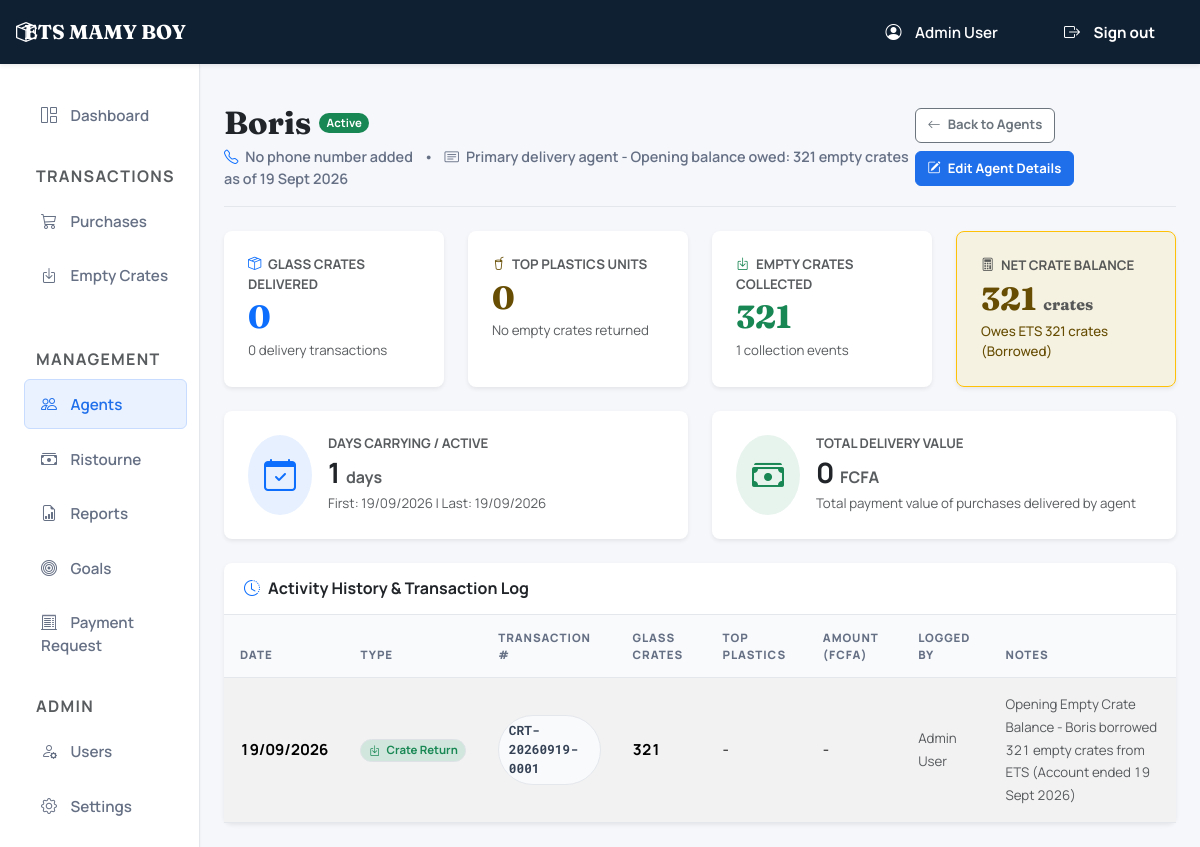
Screenshot of /agents/show?id=3 (signed in) with the database file from the repository.
### tables this page shows
CREATE TABLE `agents` (
  `id` int NOT NULL AUTO_INCREMENT,
  `full_name` varchar(255) NOT NULL,
  `phone_number` varchar(50) DEFAULT NULL,
  `notes` text,
  `status` enum('ACTIVE','INACTIVE') NOT NULL DEFAULT 'ACTIVE',
  `created_at` timestamp NULL DEFAULT CURRENT_TIMESTAMP,
  `updated_at` timestamp NULL DEFAULT CURRENT_TIMESTAMP ON UPDATE CURRENT_TIMESTAMP,
  PRIMARY KEY (`id`)
);

### app/Controllers/AgentController.php (called while the page is built, shortened)
<?php
class AgentController {
    public function show() {
        $id = (int)($_GET['id'] ?? 0);
        $agent = Agent::getAgentProfile($id);
        view('agents.show', [
            'active_menu' => 'agents',
            'title' => 'Agent Profile - ' . $agent['full_name'],
            'agent' => $agent
        ]);
    }
}

### app/Models/Model.php (called while the page is built, shortened)
<?php
abstract class Model {
    protected static string $table = '';
    public static function getConnection(): PDO {
        return Database::getConnection();
    }
    public static function find($id): ?array {
        $db = static::getConnection();
        $stmt = $db->prepare("SELECT * FROM " . static::$table . " WHERE id = :id");
        $stmt->execute(['id' => $id]);
        $result = $stmt->fetch();
        return $result ?: null;
    }
}

### app/Models/Agent.php (called while the page is built, shortened)
<?php
class Agent extends Model {
    public static function getAgentProfile(int $agentId): ?array {
        $db = static::getConnection();
        $agent = static::find($agentId);
        $stmtP = $db->prepare("SELECT COUNT(*) as purchase_count, COALESCE(SUM(crates),0) as glass_crates, COALESCE(SUM(top_units),0) as top_units, COALESCE(SUM(amount),0) as total_amount, MIN(purchase_date) as first_p_date, MAX(purchase_date) as last_p_date FROM purchases WHERE agent_id = :id AND is_reversed = 0");
        $stmtP->execute(['id' => $agentId]);
        $pSummary = $stmtP->fetch();
        $stmtR = $db->prepare("SELECT COUNT(*) as return_count, COALESCE(SUM(crates),0) as returned_crates, MIN(return_date) as first_r_date, MAX(return_date) as last_r_date FROM crate_returns WHERE agent_id = :id AND is_reversed = 0");
        $stmtR->execute(['id' => $agentId]);
        $rSummary = $stmtR->fetch();
        $stmtDays = $db->prepare("SELECT COUNT(DISTINCT d) as active_days FROM (SELECT purchase_date as d FROM purchases WHERE agent_id = :id1 AND is_reversed = 0 UNION SELECT return_date as d FROM crate_returns WHERE agent_id = :id2 AND is_reversed = 0) dates");
        $stmtDays->execute(['id1' => $agentId, 'id2' => $agentId]);
        $activeDays = (int)$stmtDays->fetchColumn();
        $sql = "SELECT 'PURCHASE' as tx_type, p.id, p.transaction_number, p.purchase_date as tx_date, p.crates as glass_crates, p.top_units, p.amount, p.notes, u.name as created_by_name
                FROM purchases p JOIN users u ON p.created_by = u.id WHERE p.agent_id = :id1 AND p.is_reversed = 0
                UNION ALL
                SELECT 'RETURN' as tx_type, c.id, c.transaction_number, c.return_date as tx_date, c.crates as glass_crates, 0 as top_units, 0.00 as amount, c.notes, u.name as created_by_name
                FROM crate_returns c JOIN users u ON c.created_by = u.id WHERE c.agent_id = :id2 AND c.is_reversed = 0
                ORDER BY tx_date DESC, id DESC";
        $stmtHist = $db->prepare($sql);
        $stmtHist->execute(['id1' => $agentId, 'id2' => $agentId]);
        $history = $stmtHist->fetchAll();
        $glassCrates = (int)$pSummary['glass_crates'];
        $returnedCrates = (int)$rSummary['returned_crates'];
        $crateBalance = $glassCrates - $returnedCrates;
        $agent['summary'] = [
            'purchase_count' => (int)$pSummary['purchase_count'],
            'return_count'   => (int)$rSummary['return_count'],
            'glass_crates'   => $glassCrates,
            'top_units'      => (int)$pSummary['top_units'],
            'total_amount'   => (float)$pSummary['total_amount'],
            'returned_crates'=> $returnedCrates,
            'crate_balance'  => $crateBalance,
            'active_days'    => $activeDays,
            'first_date'     => $pSummary['first_p_date'] ?: $rSummary['first_r_date'],
            'last_date'      => $pSummary['last_p_date'] ?: $rSummary['last_r_date'],
        ];
        $agent['history'] = $history;
        return $agent;
    }
}

### views/agents/show.php (the view, shortened to what this page needs)
<?php $s = $agent['summary']; ?>
<div class="page-header d-flex justify-content-between flex-wrap flex-md-nowrap align-items-center pt-3 pb-3 mb-4 border-bottom">
    <div>
        <div class="d-flex align-items-center gap-2 mb-1">
            <h1 class="h2 fw-bold text-dark mb-0"><?= htmlspecialchars($agent['full_name']) ?></h1>
            <?php if ($agent['status'] === 'ACTIVE'): ?>
                <span class="badge bg-success rounded-pill">Active</span>
            <?php else: ?>
                <span class="badge bg-secondary rounded-pill">Inactive</span>
            <?php endif; ?>
        </div>
        <p class="page-kicker mb-0">
            <i class="bi bi-telephone text-primary me-1"></i> <?= htmlspecialchars($agent['phone_number'] ?: 'No phone number added') ?>
            <?php if ($agent['notes']): ?>
                <span class="mx-2">•</span> <i class="bi bi-card-text me-1"></i> <?= htmlspecialchars($agent['notes']) ?>
            <?php endif; ?>
        </p>
    </div>
    <div class="btn-toolbar mb-2 mb-md-0 gap-2">
        <a href="/agents" class="btn btn-sm btn-outline-secondary">
            <i class="bi bi-arrow-left"></i> Back to Agents
        </a>
        <button type="button" class="btn btn-sm btn-primary" data-bs-toggle="modal" data-bs-target="#editAgentModal">
            <i class="bi bi-pencil-square"></i> Edit Agent Details
        </button>
    </div>
</div>
<div class="row g-4 mb-4">
    <div class="col-md-6 col-xl-3">
        <div class="card border-0 shadow-sm h-100">
            <div class="card-body p-4">
                <div class="text-muted small fw-bold text-uppercase mb-1"><i class="bi bi-box-seam me-1 text-primary"></i> Glass Crates Delivered</div>
                <div class="h2 fw-bold text-primary mb-1"><?= number_format($s['glass_crates']) ?></div>
                <div class="text-muted small"><?= number_format($s['purchase_count']) ?> delivery transactions</div>
            </div>
        </div>
    </div>
    <div class="col-md-6 col-xl-3">
        <div class="card border-0 shadow-sm h-100">
            <div class="card-body p-4">
                <div class="text-muted small fw-bold text-uppercase mb-1"><i class="bi bi-cup-straw me-1 text-warning-emphasis"></i> TOP Plastics Units</div>
                <div class="h2 fw-bold text-warning-emphasis mb-1"><?= number_format($s['top_units']) ?></div>
                <div class="text-muted small">No empty crates returned</div>
            </div>
        </div>
    </div>
    <div class="col-md-6 col-xl-3">
        <div class="card border-0 shadow-sm h-100">
            <div class="card-body p-4">
                <div class="text-muted small fw-bold text-uppercase mb-1"><i class="bi bi-box-arrow-in-down me-1 text-success"></i> Empty Crates Collected</div>
                <div class="h2 fw-bold text-success mb-1"><?= number_format($s['returned_crates']) ?></div>
                <div class="text-muted small"><?= number_format($s['return_count']) ?> collection events</div>
            </div>
        </div>
    </div>
    <div class="col-md-6 col-xl-3">
        <?php
            $bal = $s['crate_balance'];
            if ($bal < 0) {
                $cardBg = 'bg-warning bg-opacity-10 border-warning';
                $textClass = 'text-warning-emphasis';
                $statusMsg = 'Owes ETS ' . number_format(abs($bal)) . ' crates (Borrowed)';
            } elseif ($bal > 0) {
                $cardBg = 'bg-info bg-opacity-10 border-info';
                $textClass = 'text-info-emphasis';
                $statusMsg = 'ETS owes Agent ' . number_format($bal) . ' crates';
            } else {
                $cardBg = 'bg-light border';
                $textClass = 'text-success';
                $statusMsg = 'Accounts Balanced (0)';
            }
        ?>
        <div class="card border shadow-sm h-100 <?= $cardBg ?>">
            <div class="card-body p-4">
                <div class="text-muted small fw-bold text-uppercase mb-1"><i class="bi bi-calculator me-1"></i> Net Crate Balance</div>
                <div class="h2 fw-bold <?= $textClass ?> mb-1"><?= number_format(abs($bal)) ?> <small class="fs-6 text-muted">crates</small></div>
                <div class="fw-medium small <?= $textClass ?>"><?= $statusMsg ?></div>
            </div>
        </div>
    </div>
</div>
<div class="row g-4 mb-4">
    <div class="col-md-6">
        <div class="card border-0 shadow-sm h-100">
            <div class="card-body p-4 d-flex align-items-center gap-3">
                <div class="rounded-circle bg-primary bg-opacity-10 p-3 text-primary">
                    <i class="bi bi-calendar-check fs-2"></i>
                </div>
                <div>
                    <h6 class="text-muted small fw-bold text-uppercase mb-1">Days Carrying / Active</h6>
                    <div class="h3 fw-bold text-dark mb-0"><?= number_format($s['active_days']) ?> <small class="fs-6 text-muted">days</small></div>
                    <div class="text-muted small mt-1">
                        First: <?= $s['first_date'] ? date('d/m/Y', strtotime($s['first_date'])) : 'N/A' ?> |
                        Last: <?= $s['last_date'] ? date('d/m/Y', strtotime($s['last_date'])) : 'N/A' ?>
                    </div>
                </div>
            </div>
        </div>
    </div>
    <div class="col-md-6">
        <div class="card border-0 shadow-sm h-100">
            <div class="card-body p-4 d-flex align-items-center gap-3">
                <div class="rounded-circle bg-success bg-opacity-10 p-3 text-success">
                    <i class="bi bi-cash-stack fs-2"></i>
                </div>
                <div>
                    <h6 class="text-muted small fw-bold text-uppercase mb-1">Total Delivery Value</h6>
                    <div class="h3 fw-bold text-dark mb-0"><?= number_format($s['total_amount']) ?> <small class="fs-6 text-muted">FCFA</small></div>
                    <div class="text-muted small mt-1">Total payment value of purchases delivered by agent</div>
                </div>
            </div>
        </div>
    </div>
</div>
<div class="card border-0 shadow-sm">
    <div class="card-header bg-transparent py-3">
        <h6 class="mb-0 fw-bold"><i class="bi bi-clock-history text-primary me-2"></i>Activity History & Transaction Log</h6>
    </div>
    <div class="card-body p-0">
        <div class="table-responsive">
            <table class="table table-striped table-hover align-middle mb-0">
                <thead>
                    <tr>
                        <th>Date</th>
                        <th>Type</th>
                        <th>Transaction #</th>
                        <th>Glass Crates</th>
                        <th>TOP Plastics</th>
                        <th>Amount (FCFA)</th>
                        <th>Logged By</th>
                        <th>Notes</th>
                    </tr>
                </thead>
                <tbody>
                    <?php if (empty($agent['history'])): ?>
                        <tr><td colspan="8" class="text-center py-5 text-muted">No activity or transactions recorded for this agent yet.</td></tr>
                    <?php else: ?>
                        <?php foreach ($agent['history'] as $tx): ?>
                            <tr>
                                <td class="fw-bold"><?= date('d/m/Y', strtotime($tx['tx_date'])) ?></td>
                                <td>
                                    <?php if ($tx['tx_type'] === 'PURCHASE'): ?>
                                        <span class="badge bg-primary-subtle text-primary border"><i class="bi bi-cart-check me-1"></i> Delivery</span>
                                    <?php else: ?>
                                        <span class="badge bg-success-subtle text-success border"><i class="bi bi-box-arrow-in-down me-1"></i> Crate Return</span>
                                    <?php endif; ?>
                                </td>
                                <td><span class="transaction-badge"><?= htmlspecialchars($tx['transaction_number']) ?></span></td>
                                <td class="fw-bold"><?= $tx['glass_crates'] > 0 ? number_format($tx['glass_crates']) : '-' ?></td>
                                <td><?= $tx['top_units'] > 0 ? number_format($tx['top_units']) . ' units' : '-' ?></td>
                                <td><?= $tx['amount'] > 0 ? number_format($tx['amount']) : '-' ?></td>
                                <td><small class="text-muted"><?= htmlspecialchars($tx['created_by_name']) ?></small></td>
                                <td><small class="text-muted"><?= htmlspecialchars($tx['notes'] ?: '-') ?></small></td>
                            </tr>
                        <?php endforeach; ?>
                    <?php endif; ?>
                </tbody>
            </table>
        </div>
    </div>
</div>
<?php
require BASE_PATH . '/views/layouts/main.php';
?>

### public/assets/css/style.css (style rules this page uses)
:root { --primary-color: #1f6feb; --primary-hover: #195fcb; --primary-soft: #eaf2ff; --secondary-color: #667085; --success-color: #16a34a; --danger-color: #dc2626; --warning-color: #d97706; --info-color: #0891b2; --accent-color: #7c3aed; --bg-main: #f5f7fb; --bg-card: #ffffff; --bg-subtle: #f8fafc; --text-main: #101828; --text-muted: #667085; --border-color: #e4e7ec; --shadow-sm: 0 1px 2px rgb(16 24 40 / 0.06); --shadow-md: 0 8px 20px rgb(16 24 40 / 0.08); --shadow-lg: 0 18px 36px rgb(16 24 40 / 0.12); --radius-sm: 4px; --radius-md: 6px; --radius-lg: 8px; --font-ui: 'Manrope', system-ui, -apple-system, BlinkMacSystemFont, 'Segoe UI', sans-serif; --font-display: 'Fraunces', Georgia, serif; --font-mono: 'Roboto Mono', 'SFMono-Regular', Consolas, monospace; }
* { min-width: 0; }
html { scroll-behavior: smooth; }
body { font-family: var(--font-ui); background: var(--bg-main); color: var(--text-main); font-size: 0.95rem; line-height: 1.5; }
a { transition: color 0.18s ease, background-color 0.18s ease, border-color 0.18s ease, box-shadow 0.18s ease; }
h1, h2, .h1, .h2 { font-family: var(--font-display); font-weight: 750 !important; letter-spacing: 0; }
h3, h4, h5, .h3, .h4, .h5 { letter-spacing: 0; }
.page-header, .border-bottom { border-color: var(--border-color) !important; }
.page-kicker { color: var(--text-muted); font-size: 0.9rem; font-weight: 600; }
.card { background: var(--bg-card); border: 1px solid var(--border-color); border-radius: var(--radius-lg); box-shadow: var(--shadow-sm); }
.card-header { background: #ffffff; border-bottom: 1px solid var(--border-color); padding: 1rem 1.25rem; }
.card-body { padding: 1.25rem; }
.btn { border-radius: var(--radius-md); font-weight: 700; padding: 0.62rem 1rem; display: inline-flex; align-items: center; justify-content: center; gap: 0.45rem; white-space: nowrap; letter-spacing: 0; }
.btn-sm { padding: 0.42rem 0.72rem; font-size: 0.82rem; }
.btn-primary { background-color: var(--primary-color); border-color: var(--primary-color); }
.btn-outline-secondary, .btn-outline-success, .btn-outline-primary, .btn-outline-info, .btn-outline-danger { background: #ffffff; }
.badge { border-radius: 999px; font-weight: 700; padding: 0.4em 0.65em; }
.table { margin-bottom: 0; color: var(--text-main); }
.table th { padding: 0.85rem 1rem; color: var(--text-muted); font-size: 0.72rem; font-weight: 800; text-transform: uppercase; letter-spacing: 0.08em; background: var(--bg-subtle); border-bottom: 1px solid var(--border-color); }
.table td { padding: 0.95rem 1rem; vertical-align: middle; border-color: var(--border-color); font-variant-numeric: tabular-nums; }
.transaction-badge { font-family: var(--font-mono); display: inline-flex; align-items: center; max-width: 100%; border: 1px solid var(--border-color); border-radius: 999px; background: var(--bg-subtle); color: #344054; font-size: 0.8rem; font-weight: 800; padding: 0.35rem 0.6rem; }

### rows the page displays
agents: full_name "Boris", phone_number "No phone number added", notes "Primary delivery agent - Opening balance owed: 321 empty crates as of 19 Sept 2026"

### other values shown
$_SESSION['user_name'] "Admin User"
$s['glass_crates'] "0"
$s['purchase_count'] "0"
$s['top_units'] "0"
$s['returned_crates'] "321"
$s['return_count'] "1"
abs($bal) "321"
$statusMsg "Owes ETS 321 crates (Borrowed)"
$s['active_days'] "1"
date('d/m/Y', strtotime($s['first_date'])) "19/09/2026"
date('d/m/Y', strtotime($s['last_date'])) "19/09/2026"
$s['total_amount'] "0"
date('d/m/Y', strtotime($tx['tx_date'])) "19/09/2026"
$tx['transaction_number'] "CRT-20260919-0001"
$tx['glass_crates'] "321"
